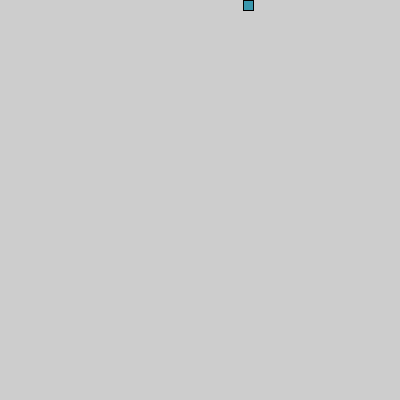
Frame 1 (no input)
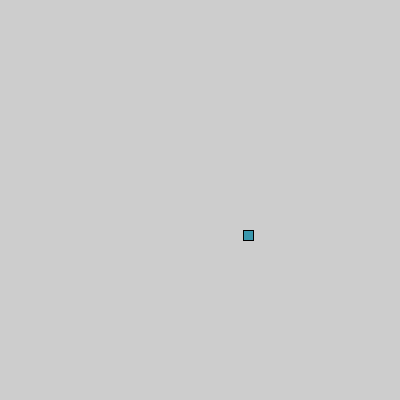
Frame 60 (the mouse pressed at the canvas centre just before this capture)
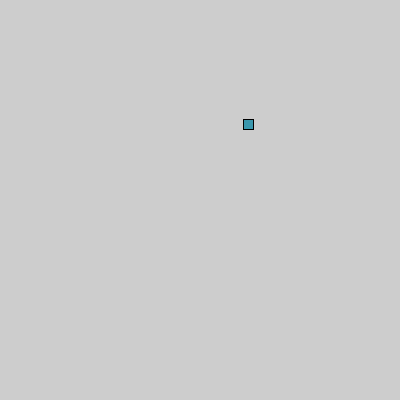
Frame 120 (the mouse held since frame 60 and released just before this capture)

The Processing sketch that drew these frames (run headless with seeded random() and noise(); from frame 60 on, the mouse is pressed at the canvas centre):

// Processing sketch: processing_124624
// ── processing_124624.pde

//Declare box variables
Box b1;

float vel = 1;

//Initialize the box variables
void setup(){
  size(400,400);
  b1 = new Box(random(50,350), vel, 0.1);
}

//Call functions
void draw(){
  background(205);
  
  b1.display();
  b1.move();
  b1.boundaries();

}

class Box {
  float x = 0;
  float y = 0;
  float yVel = 0;
  float yAcc = 0;
  float yMax = height-5;
  float yMin = 0;

  //Each box has a random x position
  Box(float a, float b, float c) {
    x = a;
    yVel = b;
    yAcc = c;
  }

  //Draw each box
  void display() {
    fill(#3a97ad);
    rect(x, y, 10, 10);
  }

  //Move box with acceleration 
  void move() {
    y += yVel;
    yVel += yAcc;

    if ( y >= yMax ) {
      yVel *= -1 ;
      yMin = yMin + 50;

      if ( yMin >= yMax ) {
        yMin = yMax;
      }
    }

    if ( y <= yMin ) {
      yVel *= 1;
    }
    
    println(y);
  }

  //Boundary check
  void boundaries() {
  }
}
